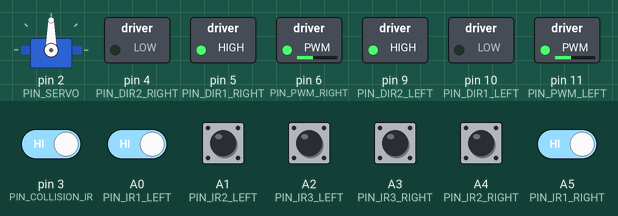
This sketch was run on a simulated Arduino Uno, built with avr-gcc and run on an emulated ATmega328P. Shown: servo, switched loads named in the sketch (green lamp = pin HIGH). The inputs (shaded band) are chosen by the test bench; at power-on: A0 (PIN_IR1_LEFT), A1 (PIN_IR2_LEFT), A2 (PIN_IR3_LEFT), A3 (PIN_IR3_RIGHT), A4 (PIN_IR2_RIGHT), A5 (PIN_IR1_RIGHT), pin 3 (PIN_COLLISION_IR) HIGH.

Above: at 2.2 s.
2.3 s: pin 3 (PIN_COLLISION_IR) driven LOW
At 2.6 s:
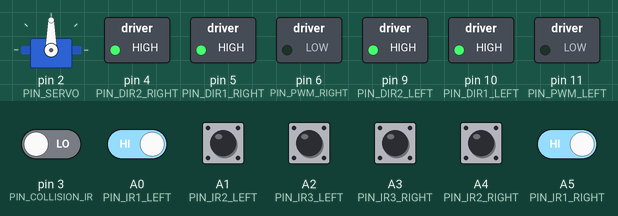
5.3 s: pin 3 (PIN_COLLISION_IR) driven HIGH
At 6.0 s:
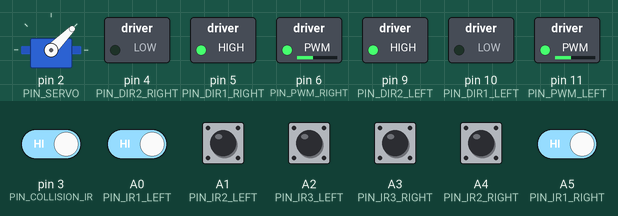
6.8 s: A0 (PIN_IR1_LEFT) driven LOW
At 7.1 s:
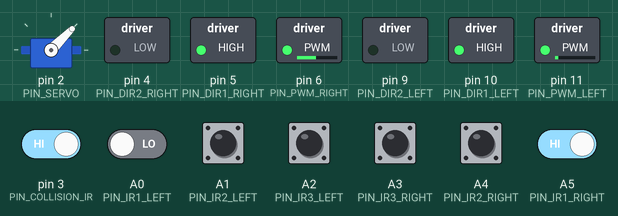
8.3 s: A5 (PIN_IR1_RIGHT) driven LOW
At 9.5 s:
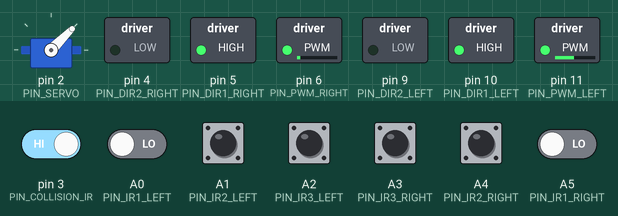
9.8 s: A5 (PIN_IR1_RIGHT) driven HIGH
At 10.6 s:
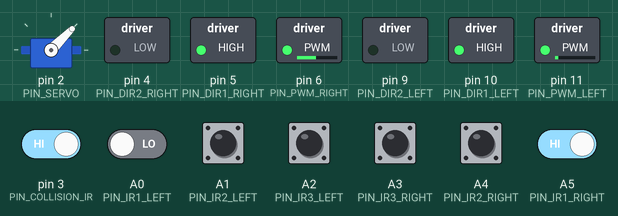
11.3 s: A0 (PIN_IR1_LEFT) driven HIGH
At 11.8 s:
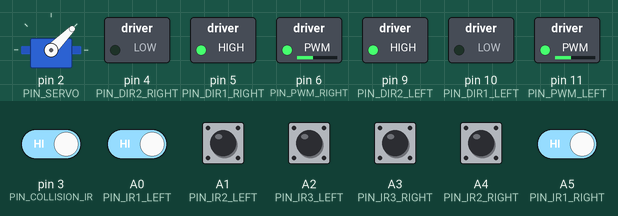
Timing chart, 0 to 13.8 s (numbered marks = the images above; inputs shaded):
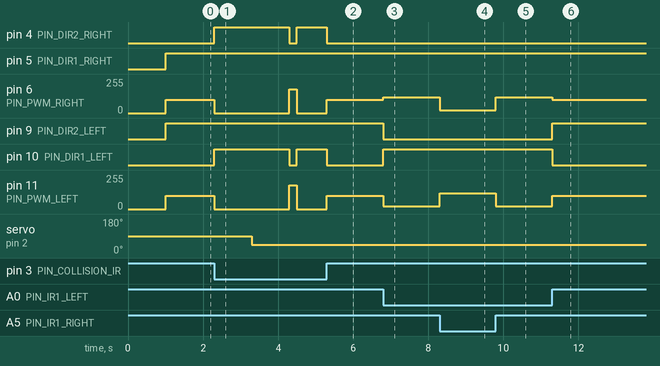

Measured:
- after the input at 2.3 s, pin 4 (PIN_DIR2_RIGHT), pin 10 (PIN_DIR1_LEFT): LOW → HIGH at once, → LOW 2.0 s later, → HIGH 0.19 s later; pin 6 (PIN_PWM_RIGHT), pin 11 (PIN_PWM_LEFT): 100/255 → 0/255 at once, → 180/255 2.0 s later, → 0/255 0.19 s later; servo on pin 2 (PIN_SERVO): 90° → 45° after 1.0 s
- after the input at 5.3 s, pin 4 (PIN_DIR2_RIGHT), pin 10 (PIN_DIR1_LEFT): HIGH → LOW at once; pin 6 (PIN_PWM_RIGHT), pin 11 (PIN_PWM_LEFT): 0/255 → 100/255 at once
- after the input at 6.8 s, pin 6 (PIN_PWM_RIGHT): 100/255 → 120/255 at once; pin 9 (PIN_DIR2_LEFT): HIGH → LOW at once; pin 10 (PIN_DIR1_LEFT): LOW → HIGH at once; pin 11 (PIN_PWM_LEFT): 100/255 → 20/255 at once
- after the input at 8.3 s, pin 6 (PIN_PWM_RIGHT): 120/255 → 20/255 at once; pin 11 (PIN_PWM_LEFT): 20/255 → 120/255 at once
- after the input at 9.8 s, pin 6 (PIN_PWM_RIGHT): 20/255 → 120/255 at once; pin 11 (PIN_PWM_LEFT): 120/255 → 20/255 at once
- after the input at 11.3 s, pin 6 (PIN_PWM_RIGHT): 120/255 → 100/255 at once; pin 9 (PIN_DIR2_LEFT): LOW → HIGH at once; pin 10 (PIN_DIR1_LEFT): HIGH → LOW at once; pin 11 (PIN_PWM_LEFT): 20/255 → 100/255 at once

The sketch:

CarBot.ino
```cpp
// (licence header left out)
#include <Servo.h>

/* pwm port 3, 5, 6, 9, 10, 11 */
#define PIN_PWM_LEFT 11
#define PIN_DIR1_LEFT 10
#define PIN_DIR2_LEFT 9
#define PIN_PWM_RIGHT 6
#define PIN_DIR1_RIGHT 5
#define PIN_DIR2_RIGHT 4

/* ir pin */
#define PIN_IR1_LEFT A0
#define PIN_IR2_LEFT A1
#define PIN_IR3_LEFT A2
#define PIN_IR3_RIGHT A3
#define PIN_IR2_RIGHT A4
#define PIN_IR1_RIGHT A5

/* collision */
#define PIN_COLLISION_IR 3

/* servo */
#define PIN_SERVO 2

#define IR_NUM 6
#define IR_NUM_MAX 6
#define MOTOR_NUM 2
#define MOTOR_PWM 0
#define MOTOR_DIR1 1
#define MOTOR_DIR2 2
#define MOTOR_LEFT 0
#define MOTOR_RIGHT 1

#define PID_P_FACTOR 5.9
#define PID_I_FACTOR 0
#define PID_D_FACTOR 0
#define PID_SCALING_FACTOR 128

#define DIRECTION_TO_HOME 1
#define DIRECTION_TO_TOWER 0

struct pid_t {
  int p_factor;
  int i_factor;
  int d_factor;
  int sum_error;
  int last_error;
};

struct pid_t pid = {
  PID_P_FACTOR * PID_SCALING_FACTOR,
  PID_I_FACTOR * PID_SCALING_FACTOR,
  PID_D_FACTOR * PID_SCALING_FACTOR,
  0,
  0
};

int collision_ir = 0;
int ir_array[IR_NUM] = { 0 };
const int ir_pin_array[IR_NUM_MAX] = {
   PIN_IR1_LEFT, PIN_IR2_LEFT, PIN_IR3_LEFT, PIN_IR3_RIGHT, PIN_IR2_RIGHT, PIN_IR1_RIGHT
};
const int ir_pos_map[IR_NUM_MAX] = {
    -5, -3, -1, 1, 3, 5
};

int motor_array[3][MOTOR_NUM] = { 0 };
long motor_delay = 0; // in us
const int motor_pin_array[3][MOTOR_NUM] = {
  {PIN_PWM_LEFT, PIN_PWM_RIGHT}, // digital PWM pins
  {PIN_DIR1_LEFT, PIN_DIR1_RIGHT},
  {PIN_DIR2_LEFT, PIN_DIR2_RIGHT}
};

int car_direction = DIRECTION_TO_TOWER;
Servo myservo;

void setup()
{
  initSerial();
  initMotor();
  initIR();
  initServo();
  delay(1000);
}

void loop()
{
  readIR();
  process();
  driveMotor();
}

void initSerial()
{
  Serial.begin(9600);
}

void process()
{
  // get the position
  // process with PID
  // get result

  int i;
  int ret = 0;
  int ir_active_num = 0;
  int ir_pos_sum = 0;
  int ir_active = -1;
  int ir_active_left = -1;
  int ir_active_right = -1;


  if (collision_ir == LOW) {
    if (car_direction == DIRECTION_TO_TOWER) {
      car_direction = DIRECTION_TO_HOME;
      stopDead(1000);
      driveMotor();
      delay(1000);
      myservo.write(45);
      delay(1000);
      findLine(180);
      for (i = 0; i < 6000; i++) {
        driveMotor();
      }
    } else {
      stopDead(1000);
    }
    return;
  }

  for (i = 0; i < IR_NUM; i++) {
    int ir;
    if (car_direction == DIRECTION_TO_TOWER) {
      ir = i; // left most
    } else {
      ir = (i + IR_NUM - 1) % IR_NUM; // right most
    }
    //ir = (i + 2) % IR_NUM; // 8
    if (ir_array[ir] == LOW) {
      ir_active_num++;
      ir_active = (ir_active == -1) ? ir : ir_active;
      ir_pos_sum += ir_pos_map[ir];
    }
  }

  if (ir_active_num > 0) {
    if (ir_active_num == IR_NUM) {
      findLine(100);
    } else {
      ret = processPID(0, ir_pos_map[ir_active], &pid);
      runByPosition(ret, 100);
    }
  } else {
    // cannot find line
    findLine(100);
  }
}


/* IR Sensor */

void initIR()
{
  int i;
  // setting input pins
  for (i = 0; i < IR_NUM_MAX; i++) {
    pinMode(ir_pin_array[i], INPUT);
  }

  pinMode(PIN_COLLISION_IR, INPUT);
}

int readIR()
{
  int i;
  for (i = 0; i < IR_NUM; i++) {
     ir_array[i] = digitalRead(ir_pin_array[i]);
  }
  collision_ir = digitalRead(PIN_COLLISION_IR);
}

/* PID */

int processPID(int setPoint, int processValue, struct pid_t *pid)
{
    int error = 0;
    int p_term = 0;
    int i_term = 0;
    int d_term = 0;
    int ret = 0;
    error = setPoint - processValue;
    p_term = pid->p_factor * error;
    //pid->sum_error = pid->sum_error + error;
    //i_term = pid->i_factor * pid->sum_error;
    d_term = pid->d_factor * (pid->last_error - error);
    pid->last_error = error;
    ret = (p_term + i_term + d_term) / PID_SCALING_FACTOR;
    /* TODO: check value range */
    return ret;
}

void findLine(int speed)
{
  runLeft(speed, 1);
}

void initServo()
{
  myservo.attach(PIN_SERVO);
  myservo.write(90);
}

/* MOTOR */

void initMotor()
{
  int i;
  for (i = 0; i < MOTOR_NUM; i++) {
    pinMode(motor_pin_array[MOTOR_DIR1][i], OUTPUT);
    pinMode(motor_pin_array[MOTOR_DIR2][i], OUTPUT);
  }
}

void runForward(int speed, int delay)
{
  motorForward(MOTOR_LEFT, speed);
  motorForward(MOTOR_RIGHT, speed);
  motor_delay = delay;
}

void runBackward(int speed, int delay)
{
  motorBackward(MOTOR_LEFT, speed);
  motorBackward(MOTOR_RIGHT, speed);
  motor_delay = delay;
}

void runLeft(int speed, int delay)
{
  motorBackward(MOTOR_LEFT, speed);
  motorForward(MOTOR_RIGHT, speed);
  motor_delay = delay;
}

void runRight(int speed, int delay)
{
  motorForward(MOTOR_LEFT, speed);
  motorBackward(MOTOR_RIGHT, speed);
  motor_delay = delay;
}

void stopDead(int delay)
{
  motorStop(MOTOR_LEFT);
  motorStop(MOTOR_RIGHT);
  motor_delay = delay;
}

void runByPosition(int position, int delay)
{
  if (position < -5) {
    motorForward(MOTOR_LEFT, 120);
    motorForward(MOTOR_RIGHT, 20);
  } else if (position >= -5 && position < -1) {
    motorForward(MOTOR_LEFT, 120);
    motorForward(MOTOR_RIGHT, 25 * position + 145);
  } else if (position >= -1 && position <= 1) {
    motorForward(MOTOR_LEFT, 120);
    motorForward(MOTOR_RIGHT, 120);
  } else if (position > 1 && position <= 5) {
    motorForward(MOTOR_LEFT, -25 * position + 145);
    motorForward(MOTOR_RIGHT, 120);
  } else if (position > 5) {
    motorForward(MOTOR_LEFT, 20);
    motorForward(MOTOR_RIGHT, 120);
  }
  motor_delay = delay;
}

void motorForward(int motor, int speed)
{
  motor_array[MOTOR_PWM][motor] = speed;
  motor_array[MOTOR_DIR1][motor] = HIGH;
  motor_array[MOTOR_DIR2][motor] = LOW;
  //analogWrite(motor_array[MOTOR_PWM][motor], speed);
  //digitalWrite(motor_array[MOTOR_DIR1][motor], HIGH);
  //digitalWrite(motor_array[MOTOR_DIR2][motor], LOW);
}

void motorBackward(int motor, int speed)
{
  motor_array[MOTOR_PWM][motor] = speed;
  motor_array[MOTOR_DIR1][motor] = LOW;
  motor_array[MOTOR_DIR2][motor] = HIGH;
  //analogWrite(motor_array[MOTOR_PWM][motor], speed);
  //digitalWrite(motor_array[MOTOR_DIR1][motor], LOW);
  //digitalWrite(motor_array[MOTOR_DIR2][motor], HIGH);
}

void motorStop(int motor)
{
  motor_array[MOTOR_PWM][motor] = 0;
  motor_array[MOTOR_DIR1][motor] = HIGH;
  motor_array[MOTOR_DIR2][motor] = HIGH;
  //analogWrite(motor_array[MOTOR_PWM][motor], 0);
  //digitalWrite(motor_array[MOTOR_DIR1][motor],HIGH);
  //digitalWrite(motor_array[MOTOR_DIR2][motor],HIGH);
}

int driveMotor()
{
  int i;
  for (i = 0; i < MOTOR_NUM; i++) {
    analogWrite(motor_pin_array[MOTOR_PWM][i], motor_array[MOTOR_PWM][i]);
    digitalWrite(motor_pin_array[MOTOR_DIR1][i], motor_array[MOTOR_DIR1][i]);
    digitalWrite(motor_pin_array[MOTOR_DIR2][i], motor_array[MOTOR_DIR2][i]);
  }
  delayMicroseconds(motor_delay);
}
```
